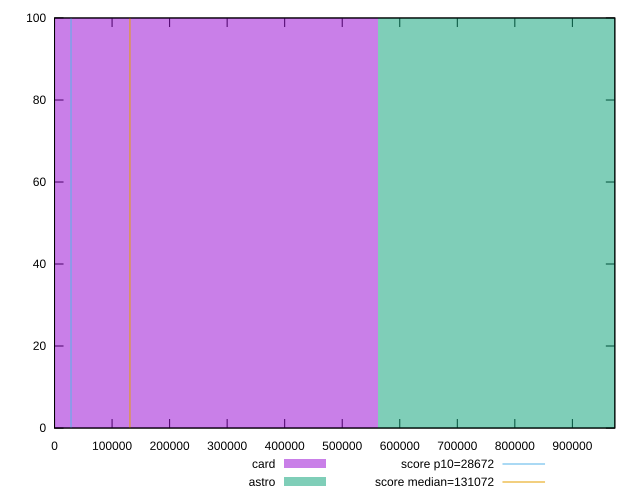

Source code (gnuplot):
reset

$card <<EOF
0 100
EOF

$astro <<EOF
1123156.96695097 100
EOF

set key outside below
set boxwidth 1123156.96695097
set xrange [0:973775.0735347223]
set yrange [0:100]
set trange [0:100]
set style fill transparent solid 0.5 noborder

set parametric
set terminal svg size 640, 500 enhanced background rgb 'white'
set output "reports/report_00031_2021-02-24T23-18-18.084Z/uses-long-cache-ttl/comparison/histogram/2_vs_3.svg"

plot $card title "card" with boxes, \
     $astro title "astro" with boxes, \
     28672,t title "score p10=28672", \
     131072,t title "score median=131072"

reset
